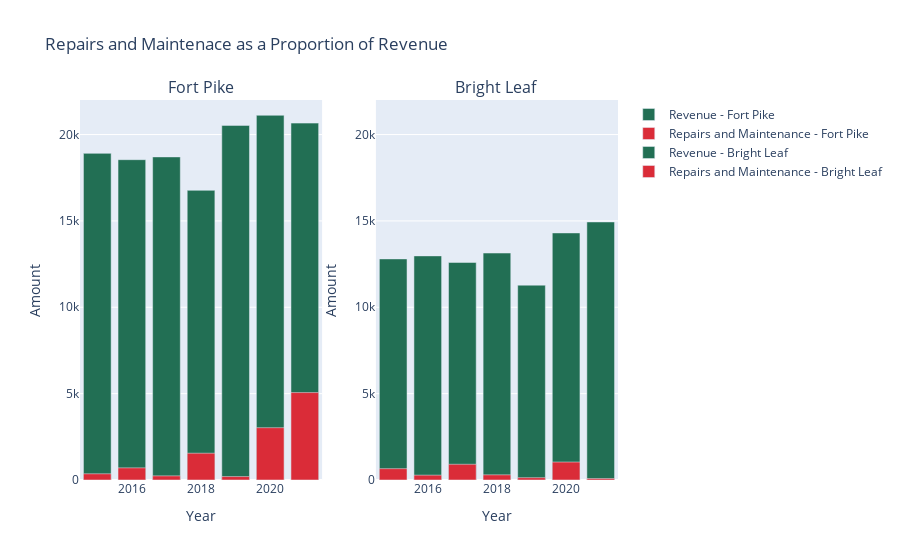

The cell this chart's notebook holds for it:
### Code cell
fig = make_subplots(
    rows=1, cols=2, subplot_titles=("Fort Pike", "Bright Leaf")
)
#Fort Pike Graph
trace1 = go.Bar(x = fp_rev["Year"], y=fp_rev["Amount"], marker=dict(color="#226f54", opacity=1), name="Revenue - Fort Pike")
trace2 = go.Bar(x = fp_rm["Year"], y=fp_rm["Amount"], marker=dict(color="#da2c38", opacity=1), name="Repairs and Maintenance - Fort Pike")
fig.add_trace(trace1, row=1, col=1)
fig.add_trace(trace2, row=1, col=1)
fig.update_xaxes(title_text="Year", row=1, col=1)
fig.update_yaxes(title_text="Amount",range=[0, 22000], row=1, col=1)

#Bright Leaf Graph
trace3 = go.Bar(x = bl_rev["Year"], y=bl_rev["Amount"], marker=dict(color="#226f54", opacity=1), name="Revenue - Bright Leaf")
trace4 = go.Bar(x = bl_rm["Year"], y=bl_rm["Amount"], marker=dict(color="#da2c38", opacity=1), name="Repairs and Maintenance - Bright Leaf")
fig.add_trace(trace3, row=1, col=2)
fig.add_trace(trace4, row=1, col=2)
fig.update_xaxes(title_text="Year", row=1, col=2)
fig.update_yaxes(title_text="Amount", range=[0, 22000], row=1, col=2)

fig.update_layout(title = "Repairs and Maintenace as a Proportion of Revenue", barmode="overlay")

### Figure 1 — Plotly figure (JSON) as saved in the notebook; plotly's stock layout.template omitted (floating-point values rounded to 4 significant figures)
{"data": [{"marker": {"color": "#226f54", "opacity": 1}, "name": "Revenue - Fort Pike", "type": "bar", "x": [2015, 2016, 2017, 2018, 2019, 2020, 2021], "xaxis": "x", "y": [18910, 18545, 18705, 16770, 20530, 21115, 20660.0], "yaxis": "y"}, {"marker": {"color": "#da2c38", "opacity": 1}, "name": "Repairs and Maintenance - Fort Pike", "type": "bar", "x": [2015, 2016, 2017, 2018, 2019, 2020, 2021], "xaxis": "x", "y": [360, 704, 240, 1550.0, 200, 3029.0, 5062.0], "yaxis": "y"}, {"marker": {"color": "#226f54", "opacity": 1}, "name": "Revenue - Bright Leaf", "type": "bar", "x": [2015, 2016, 2017, 2018, 2019, 2020, 2021], "xaxis": "x2", "y": [12800, 12975, 12595, 13140, 11280, 14300.0, 14940], "yaxis": "y2"}, {"marker": {"color": "#da2c38", "opacity": 1}, "name": "Repairs and Maintenance - Bright Leaf", "type": "bar", "x": [2015, 2016, 2017, 2018, 2019, 2020, 2021], "xaxis": "x2", "y": [657, 280, 910.0, 300, 135, 1040, 85], "yaxis": "y2"}], "layout": {"annotations": [{"font": {"size": 16}, "showarrow": false, "text": "Fort Pike", "x": 0.225, "xanchor": "center", "xref": "paper", "y": 1, "yanchor": "bottom", "yref": "paper"}, {"font": {"size": 16}, "showarrow": false, "text": "Bright Leaf", "x": 0.775, "xanchor": "center", "xref": "paper", "y": 1, "yanchor": "bottom", "yref": "paper"}], "barmode": "overlay", "title": {"text": "Repairs and Maintenace as a Proportion of Revenue"}, "xaxis": {"anchor": "y", "domain": [0, 0.45], "title": {"text": "Year"}}, "xaxis2": {"anchor": "y2", "domain": [0.55, 1], "title": {"text": "Year"}}, "yaxis": {"anchor": "x", "domain": [0, 1], "range": [0, 22000], "title": {"text": "Amount"}}, "yaxis2": {"anchor": "x2", "domain": [0, 1], "range": [0, 22000], "title": {"text": "Amount"}}}}
